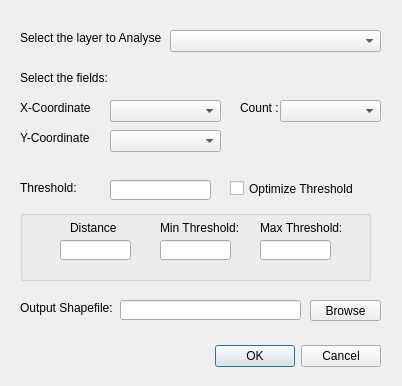
<?xml version="1.0" encoding="UTF-8"?>
<ui version="4.0">
 <class>HotspotAnalysisDialogBase</class>
 <widget class="QDialog" name="HotspotAnalysisDialogBase">
  <property name="geometry">
   <rect>
    <x>0</x>
    <y>0</y>
    <width>402</width>
    <height>386</height>
   </rect>
  </property>
  <property name="windowTitle">
   <string>Hotspot Analysis</string>
  </property>
  <widget class="QDialogButtonBox" name="button_box">
   <property name="geometry">
    <rect>
     <x>200</x>
     <y>340</y>
     <width>181</width>
     <height>32</height>
    </rect>
   </property>
   <property name="orientation">
    <enum>Qt::Horizontal</enum>
   </property>
   <property name="standardButtons">
    <set>QDialogButtonBox::Cancel|QDialogButtonBox::Ok</set>
   </property>
  </widget>
  <widget class="QComboBox" name="comboBox">
   <property name="geometry">
    <rect>
     <x>170</x>
     <y>30</y>
     <width>211</width>
     <height>22</height>
    </rect>
   </property>
  </widget>
  <widget class="QLabel" name="layer_label">
   <property name="geometry">
    <rect>
     <x>20</x>
     <y>30</y>
     <width>141</width>
     <height>16</height>
    </rect>
   </property>
   <property name="text">
    <string>Select the layer to Analyse : </string>
   </property>
  </widget>
  <widget class="QLabel" name="label_threshold">
   <property name="geometry">
    <rect>
     <x>20</x>
     <y>180</y>
     <width>61</width>
     <height>16</height>
    </rect>
   </property>
   <property name="text">
    <string>Threshold:</string>
   </property>
  </widget>
  <widget class="QLineEdit" name="lineEditThreshold">
   <property name="enabled">
    <bool>true</bool>
   </property>
   <property name="geometry">
    <rect>
     <x>110</x>
     <y>180</y>
     <width>101</width>
     <height>20</height>
    </rect>
   </property>
  </widget>
  <widget class="QLabel" name="label_3">
   <property name="geometry">
    <rect>
     <x>20</x>
     <y>300</y>
     <width>101</width>
     <height>16</height>
    </rect>
   </property>
   <property name="text">
    <string>Output Shapefile:</string>
   </property>
  </widget>
  <widget class="QPushButton" name="pushButton">
   <property name="geometry">
    <rect>
     <x>310</x>
     <y>300</y>
     <width>71</width>
     <height>21</height>
    </rect>
   </property>
   <property name="text">
    <string>Browse</string>
   </property>
  </widget>
  <widget class="QLineEdit" name="lineEdit">
   <property name="enabled">
    <bool>true</bool>
   </property>
   <property name="geometry">
    <rect>
     <x>120</x>
     <y>300</y>
     <width>181</width>
     <height>20</height>
    </rect>
   </property>
   <property name="mouseTracking">
    <bool>true</bool>
   </property>
   <property name="inputMask">
    <string/>
   </property>
   <property name="text">
    <string/>
   </property>
   <property name="frame">
    <bool>true</bool>
   </property>
   <property name="readOnly">
    <bool>true</bool>
   </property>
  </widget>
  <widget class="QLabel" name="label">
   <property name="geometry">
    <rect>
     <x>20</x>
     <y>70</y>
     <width>111</width>
     <height>16</height>
    </rect>
   </property>
   <property name="text">
    <string>Select the fields:</string>
   </property>
  </widget>
  <widget class="QComboBox" name="comboBox_X">
   <property name="geometry">
    <rect>
     <x>110</x>
     <y>100</y>
     <width>111</width>
     <height>22</height>
    </rect>
   </property>
  </widget>
  <widget class="QComboBox" name="comboBox_Y">
   <property name="geometry">
    <rect>
     <x>110</x>
     <y>130</y>
     <width>111</width>
     <height>22</height>
    </rect>
   </property>
  </widget>
  <widget class="QCheckBox" name="checkBox">
   <property name="enabled">
    <bool>true</bool>
   </property>
   <property name="geometry">
    <rect>
     <x>230</x>
     <y>180</y>
     <width>131</width>
     <height>17</height>
    </rect>
   </property>
   <property name="text">
    <string>Optimize Threshold</string>
   </property>
  </widget>
  <widget class="QLabel" name="label_4">
   <property name="geometry">
    <rect>
     <x>20</x>
     <y>100</y>
     <width>71</width>
     <height>16</height>
    </rect>
   </property>
   <property name="text">
    <string>X-Coordinate :</string>
   </property>
  </widget>
  <widget class="QLabel" name="label_5">
   <property name="geometry">
    <rect>
     <x>20</x>
     <y>130</y>
     <width>71</width>
     <height>16</height>
    </rect>
   </property>
   <property name="text">
    <string>Y-Coordinate :</string>
   </property>
  </widget>
  <widget class="QComboBox" name="comboBox_C">
   <property name="geometry">
    <rect>
     <x>280</x>
     <y>100</y>
     <width>101</width>
     <height>22</height>
    </rect>
   </property>
  </widget>
  <widget class="QLabel" name="label_6">
   <property name="geometry">
    <rect>
     <x>240</x>
     <y>100</y>
     <width>41</width>
     <height>16</height>
    </rect>
   </property>
   <property name="text">
    <string>Count :</string>
   </property>
  </widget>
  <widget class="QGroupBox" name="groupBox">
   <property name="geometry">
    <rect>
     <x>20</x>
     <y>210</y>
     <width>351</width>
     <height>71</height>
    </rect>
   </property>
   <property name="title">
    <string/>
   </property>
   <widget class="QLabel" name="label_7">
    <property name="geometry">
     <rect>
      <x>140</x>
      <y>10</y>
      <width>81</width>
      <height>16</height>
     </rect>
    </property>
    <property name="text">
     <string>Min Threshold:</string>
    </property>
   </widget>
   <widget class="QLineEdit" name="lineEdit_dist">
    <property name="geometry">
     <rect>
      <x>40</x>
      <y>30</y>
      <width>71</width>
      <height>20</height>
     </rect>
    </property>
   </widget>
   <widget class="QLabel" name="label_8">
    <property name="geometry">
     <rect>
      <x>50</x>
      <y>10</y>
      <width>47</width>
      <height>16</height>
     </rect>
    </property>
    <property name="text">
     <string>Distance:</string>
    </property>
   </widget>
   <widget class="QLabel" name="label_9">
    <property name="geometry">
     <rect>
      <x>240</x>
      <y>10</y>
      <width>81</width>
      <height>16</height>
     </rect>
    </property>
    <property name="text">
     <string>Max Threshold:</string>
    </property>
   </widget>
   <widget class="QLineEdit" name="lineEdit_minT">
    <property name="geometry">
     <rect>
      <x>140</x>
      <y>30</y>
      <width>71</width>
      <height>20</height>
     </rect>
    </property>
   </widget>
   <widget class="QLineEdit" name="lineEdit_maxT">
    <property name="geometry">
     <rect>
      <x>240</x>
      <y>30</y>
      <width>71</width>
      <height>20</height>
     </rect>
    </property>
   </widget>
  </widget>
  <zorder>groupBox</zorder>
  <zorder>button_box</zorder>
  <zorder>label_3</zorder>
  <zorder>pushButton</zorder>
  <zorder>lineEdit</zorder>
  <zorder>lineEditThreshold</zorder>
  <zorder>label_threshold</zorder>
  <zorder>checkBox</zorder>
  <zorder>comboBox</zorder>
  <zorder>layer_label</zorder>
  <zorder>label</zorder>
  <zorder>label_4</zorder>
  <zorder>comboBox_X</zorder>
  <zorder>comboBox_C</zorder>
  <zorder>label_6</zorder>
  <zorder>label_5</zorder>
  <zorder>comboBox_Y</zorder>
 </widget>
 <resources/>
 <connections>
  <connection>
   <sender>button_box</sender>
   <signal>accepted()</signal>
   <receiver>HotspotAnalysisDialogBase</receiver>
   <slot>accept()</slot>
   <hints>
    <hint type="sourcelabel">
     <x>20</x>
     <y>20</y>
    </hint>
    <hint type="destinationlabel">
     <x>20</x>
     <y>20</y>
    </hint>
   </hints>
  </connection>
  <connection>
   <sender>button_box</sender>
   <signal>rejected()</signal>
   <receiver>HotspotAnalysisDialogBase</receiver>
   <slot>reject()</slot>
   <hints>
    <hint type="sourcelabel">
     <x>20</x>
     <y>20</y>
    </hint>
    <hint type="destinationlabel">
     <x>20</x>
     <y>20</y>
    </hint>
   </hints>
  </connection>
 </connections>
</ui>
